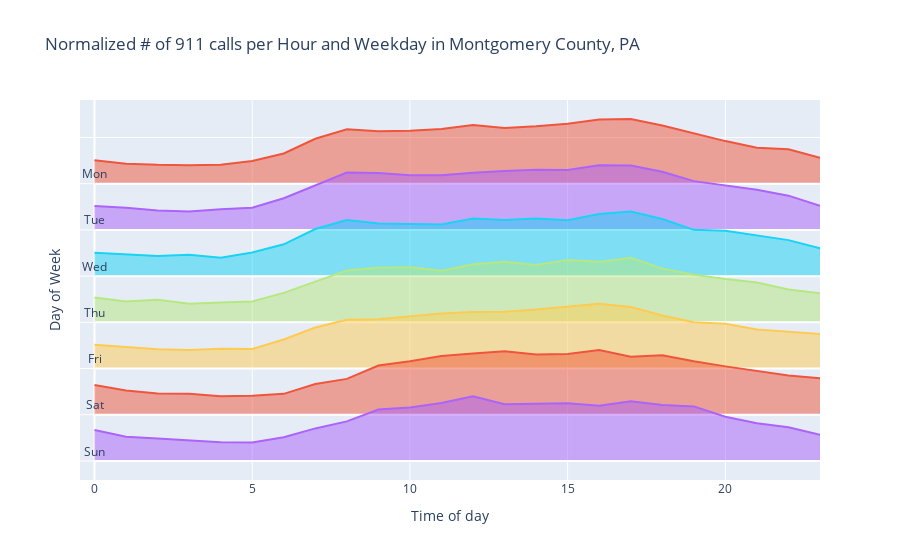

Here is the notebook cell this chart was saved with:
### Code cell
# here you can modify the figure and the legend titles
figRidge.update_layout(
                title='Normalized # of 911 calls per Hour and Weekday in Montgomery County, PA',
                showlegend=False,
                xaxis=dict(title='Time of day'),
                yaxis=dict(title='Day of Week', showticklabels=False) 
                )

figRidge.show()

### Figure 1 — Plotly figure (JSON) as saved in the notebook; plotly's stock layout.template omitted (floating-point values rounded to 4 significant figures)
{"data": [{"line": {"color": "white"}, "mode": "lines", "type": "scatter", "x": [0, 23], "y": [7, 7]}, {"fill": "tonexty", "name": "Mon", "type": "scatter", "x": [0, 1, 2, 3, 4, 5, 6, 7, 8, 9, 10, 11, 12, 13, 14, 15, 16, 17, 18, 19, 20, 21, 22, 23], "y": [7.51, 7.434, 7.409, 7.4, 7.412, 7.491, 7.653, 7.972, 8.178, 8.137, 8.146, 8.182, 8.27, 8.207, 8.241, 8.295, 8.39, 8.4, 8.261, 8.087, 7.922, 7.777, 7.746, 7.563]}, {"line": {"color": "white"}, "mode": "lines", "type": "scatter", "x": [0, 23], "y": [6, 6]}, {"fill": "tonexty", "name": "Tue", "type": "scatter", "x": [0, 1, 2, 3, 4, 5, 6, 7, 8, 9, 10, 11, 12, 13, 14, 15, 16, 17, 18, 19, 20, 21, 22, 23], "y": [6.516, 6.482, 6.419, 6.4, 6.446, 6.481, 6.686, 6.967, 7.24, 7.229, 7.183, 7.18, 7.238, 7.273, 7.303, 7.297, 7.4, 7.392, 7.259, 7.055, 6.957, 6.868, 6.741, 6.521]}, {"line": {"color": "white"}, "mode": "lines", "type": "scatter", "x": [0, 23], "y": [5, 5]}, {"fill": "tonexty", "name": "Wed", "type": "scatter", "x": [0, 1, 2, 3, 4, 5, 6, 7, 8, 9, 10, 11, 12, 13, 14, 15, 16, 17, 18, 19, 20, 21, 22, 23], "y": [5.507, 5.468, 5.437, 5.46, 5.4, 5.512, 5.688, 6.019, 6.216, 6.14, 6.131, 6.119, 6.248, 6.213, 6.249, 6.207, 6.347, 6.4, 6.238, 6.002, 5.981, 5.876, 5.779, 5.603]}, {"line": {"color": "white"}, "mode": "lines", "type": "scatter", "x": [0, 23], "y": [4, 4]}, {"fill": "tonexty", "name": "Thu", "type": "scatter", "x": [0, 1, 2, 3, 4, 5, 6, 7, 8, 9, 10, 11, 12, 13, 14, 15, 16, 17, 18, 19, 20, 21, 22, 23], "y": [4.539, 4.45, 4.487, 4.4, 4.427, 4.452, 4.638, 4.881, 5.124, 5.183, 5.194, 5.119, 5.255, 5.31, 5.24, 5.348, 5.309, 5.4, 5.162, 5.031, 4.936, 4.861, 4.71, 4.628]}, {"line": {"color": "white"}, "mode": "lines", "type": "scatter", "x": [0, 23], "y": [3, 3]}, {"fill": "tonexty", "name": "Fri", "type": "scatter", "x": [0, 1, 2, 3, 4, 5, 6, 7, 8, 9, 10, 11, 12, 13, 14, 15, 16, 17, 18, 19, 20, 21, 22, 23], "y": [3.516, 3.469, 3.419, 3.4, 3.43, 3.422, 3.628, 3.89, 4.056, 4.068, 4.127, 4.192, 4.222, 4.228, 4.276, 4.332, 4.4, 4.332, 4.147, 4.003, 3.969, 3.844, 3.792, 3.746]}, {"line": {"color": "white"}, "mode": "lines", "type": "scatter", "x": [0, 23], "y": [2, 2]}, {"fill": "tonexty", "name": "Sat", "type": "scatter", "x": [0, 1, 2, 3, 4, 5, 6, 7, 8, 9, 10, 11, 12, 13, 14, 15, 16, 17, 18, 19, 20, 21, 22, 23], "y": [2.642, 2.523, 2.462, 2.458, 2.4, 2.411, 2.453, 2.668, 2.777, 3.067, 3.158, 3.273, 3.325, 3.373, 3.305, 3.317, 3.4, 3.254, 3.288, 3.156, 3.047, 2.958, 2.852, 2.789]}, {"line": {"color": "white"}, "mode": "lines", "type": "scatter", "x": [0, 23], "y": [1, 1]}, {"fill": "tonexty", "name": "Sun", "type": "scatter", "x": [0, 1, 2, 3, 4, 5, 6, 7, 8, 9, 10, 11, 12, 13, 14, 15, 16, 17, 18, 19, 20, 21, 22, 23], "y": [1.669, 1.524, 1.487, 1.453, 1.404, 1.4, 1.513, 1.705, 1.858, 2.116, 2.159, 2.253, 2.4, 2.227, 2.236, 2.249, 2.197, 2.293, 2.21, 2.182, 1.959, 1.816, 1.73, 1.569]}], "layout": {"annotations": [{"showarrow": false, "text": "Mon", "x": 0, "y": 7, "yshift": 10}, {"showarrow": false, "text": "Tue", "x": 0, "y": 6, "yshift": 10}, {"showarrow": false, "text": "Wed", "x": 0, "y": 5, "yshift": 10}, {"showarrow": false, "text": "Thu", "x": 0, "y": 4, "yshift": 10}, {"showarrow": false, "text": "Fri", "x": 0, "y": 3, "yshift": 10}, {"showarrow": false, "text": "Sat", "x": 0, "y": 2, "yshift": 10}, {"showarrow": false, "text": "Sun", "x": 0, "y": 1, "yshift": 10}], "showlegend": false, "title": {"text": "Normalized # of 911 calls per Hour and Weekday in Montgomery County, PA"}, "xaxis": {"title": {"text": "Time of day"}}, "yaxis": {"showticklabels": false, "title": {"text": "Day of Week"}}}}
